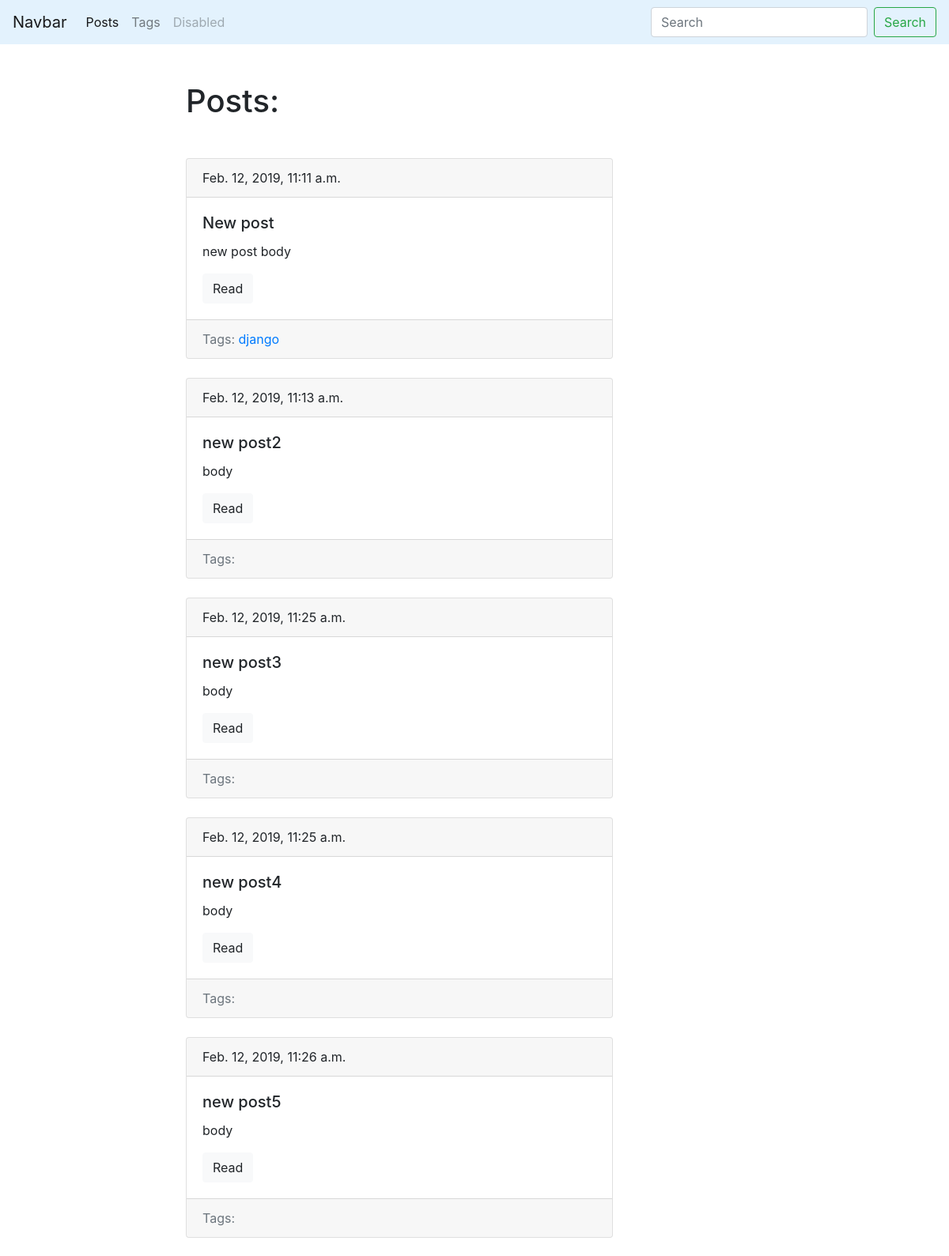
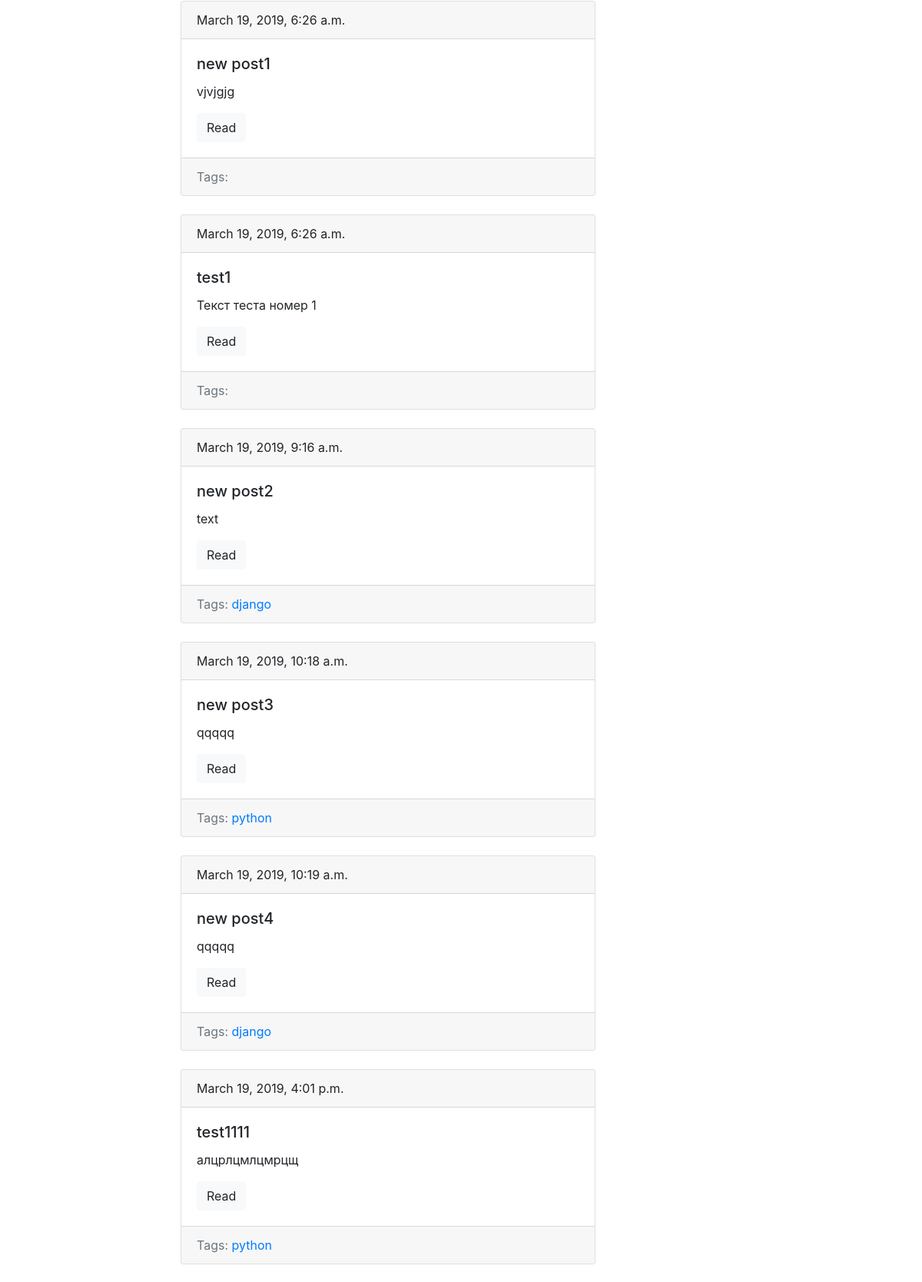
Screenshot of /blog/ (upper part) with the database file from the repository (2 pictures, top to bottom).
### blog/models.py (models this page shows, shortened)
class Post(models.Model):
    title = models.CharField(max_length=150, db_index=True)
    slug = models.SlugField(max_length=150, blank=True, unique=True)
    body = models.TextField(blank=True, db_index=True)
    tags = models.ManyToManyField('Tag', blank=True, related_name='posts')
    data_pub = models.DateTimeField(auto_now_add=True)
    def get_absolute_url(self):
        return reverse('post_detail_url', kwargs={'slug': self.slug})

class Tag(models.Model):
    title = models.CharField(max_length=50)
    slug = models.SlugField(max_length=50, unique=True)
    def get_absolute_url(self):
        return reverse('tag_detail_url', kwargs={'slug': self.slug})

### blog/views.py (the view)
# urls.py: path('', posts_list, name='posts_list_url'),
def posts_list(request):                                               #функция "представление"
    posts = Post.objects.all()
    return render(request, 'blog/index.html', context={'posts': posts})

### blog/templates/blog/index.html (shortened to what this page needs)
{%  extends 'blog/base_blog.html' %}
{% block content %}
    <h1 class="mb-5"> Posts: </h1>
    {% for post in posts %}
      {% include 'blog/includes/post_card_template.html' %}
    {% endfor %}
{% endblock %}

### blog/templates/blog/includes/post_card_template.html
 <div class="card mb-4">
     <div class="card-header">
         {{ post.data_pub }}
     </div>
        <div class="card-body">
            <h5 class="card-title"> {{ post.title  }}</h5>
            <p class="card-text"> {{ post.body|truncatewords:15 }}</p>
            <a href="{{ post.get_absolute_url }}" class="btn btn-light">Read</a>
        </div>
      <div class="card-footer text-muted">
          Tags:
          {% for tag in post.tags.all %}
            <a href="{{ tag.get_absolute_url }}">{{ tag.title }}</a>
          {% endfor %}
      </div>
 </div>

### rows the page displays
Post: data_pub "Feb. 12, 2019, 11:11 a.m.", title "New post", body "new post body"
Tag: title "django"
Post: data_pub "Feb. 12, 2019, 11:13 a.m.", title "new post2", body "body"
Post: data_pub "Feb. 12, 2019, 11:25 a.m.", title "new post3", body "body"
Post: data_pub "Feb. 12, 2019, 11:25 a.m.", title "new post4", body "body"
Post: data_pub "Feb. 12, 2019, 11:26 a.m.", title "new post5", body "body"
Post: data_pub "March 19, 2019, 6:26 a.m.", title "new post1", body "vjvjgjg"
Post: data_pub "March 19, 2019, 6:26 a.m.", title "test1", body "Текст теста номер 1"
Post: data_pub "March 19, 2019, 9:16 a.m.", title "new post2", body "text"
Post: data_pub "March 19, 2019, 10:18 a.m.", title "new post3", body "qqqqq"
Tag: title "python"
Post: data_pub "March 19, 2019, 10:19 a.m.", title "new post4", body "qqqqq"
Post: data_pub "March 19, 2019, 4:01 p.m.", title "test1111", body "алцрлцмлцмрцщ"
